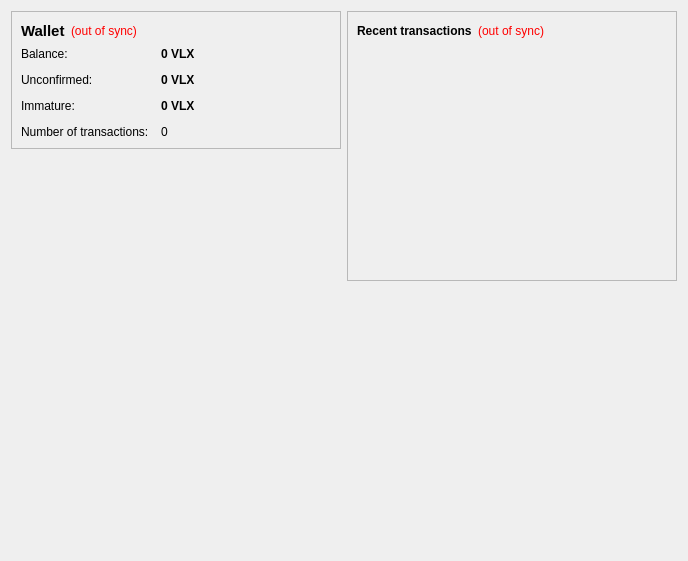
 <widget class="QWidget" name="OverviewPage">
  <property name="geometry">
   <rect>
    <x>0</x>
    <y>0</y>
    <width>688</width>
    <height>561</height>
   </rect>
  </property>
  <property name="windowTitle">
   <string>Form</string>
  </property>
  <property name="styleSheet">
   <string notr="true">/*
 * The MIT License (MIT)
 *
 * Copyright (c) &lt;2013-2014&gt; &lt;Colin Duquesnoy&gt;
 *
 * Permission is hereby granted, free of charge, to any person obtaining a copy
 * of this software and associated documentation files (the &quot;Software&quot;), to deal
 * in the Software without restriction, including without limitation the rights
 * to use, copy, modify, merge, publish, distribute, sublicense, and/or sell
 * copies of the Software, and to permit persons to whom the Software is
 * furnished to do so, subject to the following conditions:

 * The above copyright notice and this permission notice shall be included in
 * all copies or substantial portions of the Software.

 * THE SOFTWARE IS PROVIDED &quot;AS IS&quot;, WITHOUT WARRANTY OF ANY KIND, EXPRESS OR
 * IMPLIED, INCLUDING BUT NOT LIMITED TO THE WARRANTIES OF MERCHANTABILITY,
 * FITNESS FOR A PARTICULAR PURPOSE AND NONINFRINGEMENT. IN NO EVENT SHALL THE
 * AUTHORS OR COPYRIGHT HOLDERS BE LIABLE FOR ANY CLAIM, DAMAGES OR OTHER
 * LIABILITY, WHETHER IN AN ACTION OF CONTRACT, TORT OR OTHERWISE, ARISING FROM,
 * OUT OF OR IN CONNECTION WITH THE SOFTWARE OR THE USE OR OTHER DEALINGS IN
 * THE SOFTWARE.
 */
QToolTip
{
    border: 1px solid #76797C;
    background-color: rgb(90, 102, 117);;
    color: white;
    padding: 5px;
    opacity: 200;
}

QWidget
{
    color: #eff0f1;
    background-color: #31363b;
    selection-background-color:#3daee9;
    selection-color: #eff0f1;
    background-clip: border;
    border-image: none;
    border: 0px transparent black;
    outline: 0;
}

QWidget:item:hover
{
    background-color: #18465d;
    color: #eff0f1;
}

QWidget:item:selected
{
    background-color: #18465d;
}

QCheckBox
{
    spacing: 5px;
    outline: none;
    color: #eff0f1;
    margin-bottom: 2px;
}

QCheckBox:disabled
{
    color: #76797C;
}

QCheckBox::indicator,
QGroupBox::indicator
{
    width: 18px;
    height: 18px;
}
QGroupBox::indicator
{
    margin-left: 2px;
}

QCheckBox::indicator:unchecked
{
    image: url(:/qss_icons/rc/checkbox_unchecked.png);
}

QCheckBox::indicator:unchecked:hover,
QCheckBox::indicator:unchecked:focus,
QCheckBox::indicator:unchecked:pressed,
QGroupBox::indicator:unchecked:hover,
QGroupBox::indicator:unchecked:focus,
QGroupBox::indicator:unchecked:pressed
{
  border: none;
    image: url(:/qss_icons/rc/checkbox_unchecked_focus.png);
}

QCheckBox::indicator:checked
{
    image: url(:/qss_icons/rc/checkbox_checked.png);
}

QCheckBox::indicator:checked:hover,
QCheckBox::indicator:checked:focus,
QCheckBox::indicator:checked:pressed,
QGroupBox::indicator:checked:hover,
QGroupBox::indicator:checked:focus,
QGroupBox::indicator:checked:pressed
{
  border: none;
    image: url(:/qss_icons/rc/checkbox_checked_focus.png);
}


QCheckBox::indicator:indeterminate
{
    image: url(:/qss_icons/rc/checkbox_indeterminate.png);
}

QCheckBox::indicator:indeterminate:focus,
QCheckBox::indicator:indeterminate:hover,
QCheckBox::indicator:indeterminate:pressed
{
    image: url(:/qss_icons/rc/checkbox_indeterminate_focus.png);
}

QCheckBox::indicator:checked:disabled,
QGroupBox::indicator:checked:disabled
{
    image: url(:/qss_icons/rc/checkbox_checked_disabled.png);
}

QCheckBox::indicator:unchecked:disabled,
QGroupBox::indicator:unchecked:disabled
{
    image: url(:/qss_icons/rc/checkbox_unchecked_disabled.png);
}

QRadioButton
{
    spacing: 5px;
    outline: none;
    color: #eff0f1;
    margin-bottom: 2px;
}

QRadioButton:disabled
{
    color: #76797C;
}
QRadioButton::indicator
{
    width: 21px;
    height: 21px;
}

QRadioButton::indicator:unchecked
{
    image: url(:/qss_icons/rc/radio_unchecked.png);
}


QRadioButton::indicator:unchecked:hover,
QRadioButton::indicator:unchecked:focus,
QRadioButton::indicator:unchecked:pressed
{
    border: none;
    outline: none;
    image: url(:/qss_icons/rc/radio_unchecked_focus.png);
}

QRadioButton::indicator:checked
{
    border: none;
    outline: none;
    image: url(:/qss_icons/rc/radio_checked.png);
}

QRadioButton::indicator:checked:hover,
QRadioButton::indicator:checked:focus,
QRadioButton::indicator:checked:pressed
{
    border: none;
    outline: none;
    image: url(:/qss_icons/rc/radio_checked_focus.png);
}

QRadioButton::indicator:checked:disabled
{
    outline: none;
    image: url(:/qss_icons/rc/radio_checked_disabled.png);
}

QRadioButton::indicator:unchecked:disabled
{
    image: url(:/qss_icons/rc/radio_unchecked_disabled.png);
}


QMenuBar
{
    background-color: #31363b;
    color: #eff0f1;
}

QMenuBar::item
{
    background: transparent;
}

QMenuBar::item:selected
{
    background: transparent;
    border: 1px solid #76797C;
}

QMenuBar::item:pressed
{
    border: 1px solid #76797C;
    background-color: #3daee9;
    color: #eff0f1;
    margin-bottom:-1px;
    padding-bottom:1px;
}

QMenu
{
    border: 1px solid #76797C;
    color: #eff0f1;
    margin: 2px;
}

QMenu::icon
{
    margin: 5px;
}

QMenu::item
{
    padding: 5px 30px 5px 30px;
    border: 1px solid transparent; /* reserve space for selection border */
}

QMenu::item:selected
{
    color: #eff0f1;
}

QMenu::separator {
    height: 2px;
    background: lightblue;
    margin-left: 10px;
    margin-right: 5px;
}

QMenu::indicator {
    width: 18px;
    height: 18px;
}

/* non-exclusive indicator = check box style indicator
   (see QActionGroup::setExclusive) */
QMenu::indicator:non-exclusive:unchecked {
    image: url(:/qss_icons/rc/checkbox_unchecked.png);
}

QMenu::indicator:non-exclusive:unchecked:selected {
    image: url(:/qss_icons/rc/checkbox_unchecked_disabled.png);
}

QMenu::indicator:non-exclusive:checked {
    image: url(:/qss_icons/rc/checkbox_checked.png);
}

QMenu::indicator:non-exclusive:checked:selected {
    image: url(:/qss_icons/rc/checkbox_checked_disabled.png);
}

/* exclusive indicator = radio button style indicator (see QActionGroup::setExclusive) */
QMenu::indicator:exclusive:unchecked {
    image: url(:/qss_icons/rc/radio_unchecked.png);
}

QMenu::indicator:exclusive:unchecked:selected {
    image: url(:/qss_icons/rc/radio_unchecked_disabled.png);
}

QMenu::indicator:exclusive:checked {
    image: url(:/qss_icons/rc/radio_checked.png);
}

QMenu::indicator:exclusive:checked:selected {
    image: url(:/qss_icons/rc/radio_checked_disabled.png);
}

QMenu::right-arrow {
    margin: 5px;
    image: url(:/qss_icons/rc/right_arrow.png)
}


QWidget:disabled
{
    color: #454545;
    background-color: #31363b;
}

QAbstractItemView
{
    alternate-background-color: #31363b;
    color: #eff0f1;
    border: 1px solid 3A3939;
    border-radius: 2px;
}

QWidget:focus, QMenuBar:focus
{
    border: 1px solid #3daee9;
}

QTabWidget:focus, QCheckBox:focus, QRadioButton:focus, QSlider:focus
{
    border: none;
}

QLineEdit
{
    background-color: #232629;
    padding: 5px;
    border-style: solid;
    border: 1px solid #76797C;
    border-radius: 2px;
    color: #eff0f1;
}

QAbstractItemView QLineEdit
{
    padding: 0;
}

QGroupBox {
    border:1px solid #76797C;
    border-radius: 2px;
    margin-top: 20px;
}

QGroupBox::title {
    subcontrol-origin: margin;
    subcontrol-position: top center;
    padding-left: 10px;
    padding-right: 10px;
    padding-top: 10px;
}

QAbstractScrollArea
{
    border-radius: 2px;
    border: 1px solid #76797C;
    background-color: transparent;
}

QScrollBar:horizontal
{
    height: 15px;
    margin: 3px 15px 3px 15px;
    border: 1px transparent #2A2929;
    border-radius: 4px;
    background-color: #2A2929;
}

QScrollBar::handle:horizontal
{
    background-color: #605F5F;
    min-width: 5px;
    border-radius: 4px;
}

QScrollBar::add-line:horizontal
{
    margin: 0px 3px 0px 3px;
    border-image: url(:/qss_icons/rc/right_arrow_disabled.png);
    width: 10px;
    height: 10px;
    subcontrol-position: right;
    subcontrol-origin: margin;
}

QScrollBar::sub-line:horizontal
{
    margin: 0px 3px 0px 3px;
    border-image: url(:/qss_icons/rc/left_arrow_disabled.png);
    height: 10px;
    width: 10px;
    subcontrol-position: left;
    subcontrol-origin: margin;
}

QScrollBar::add-line:horizontal:hover,QScrollBar::add-line:horizontal:on
{
    border-image: url(:/qss_icons/rc/right_arrow.png);
    height: 10px;
    width: 10px;
    subcontrol-position: right;
    subcontrol-origin: margin;
}


QScrollBar::sub-line:horizontal:hover, QScrollBar::sub-line:horizontal:on
{
    border-image: url(:/qss_icons/rc/left_arrow.png);
    height: 10px;
    width: 10px;
    subcontrol-position: left;
    subcontrol-origin: margin;
}

QScrollBar::up-arrow:horizontal, QScrollBar::down-arrow:horizontal
{
    background: none;
}


QScrollBar::add-page:horizontal, QScrollBar::sub-page:horizontal
{
    background: none;
}

QScrollBar:vertical
{
    background-color: #2A2929;
    width: 15px;
    margin: 15px 3px 15px 3px;
    border: 1px transparent #2A2929;
    border-radius: 4px;
}

QScrollBar::handle:vertical
{
    background-color: #605F5F;
    min-height: 5px;
    border-radius: 4px;
}

QScrollBar::sub-line:vertical
{
    margin: 3px 0px 3px 0px;
    border-image: url(:/qss_icons/rc/up_arrow_disabled.png);
    height: 10px;
    width: 10px;
    subcontrol-position: top;
    subcontrol-origin: margin;
}

QScrollBar::add-line:vertical
{
    margin: 3px 0px 3px 0px;
    border-image: url(:/qss_icons/rc/down_arrow_disabled.png);
    height: 10px;
    width: 10px;
    subcontrol-position: bottom;
    subcontrol-origin: margin;
}

QScrollBar::sub-line:vertical:hover,QScrollBar::sub-line:vertical:on
{

    border-image: url(:/qss_icons/rc/up_arrow.png);
    height: 10px;
    width: 10px;
    subcontrol-position: top;
    subcontrol-origin: margin;
}


QScrollBar::add-line:vertical:hover, QScrollBar::add-line:vertical:on
{
    border-image: url(:/qss_icons/rc/down_arrow.png);
    height: 10px;
    width: 10px;
    subcontrol-position: bottom;
    subcontrol-origin: margin;
}

QScrollBar::up-arrow:vertical, QScrollBar::down-arrow:vertical
{
    background: none;
}


QScrollBar::add-page:vertical, QScrollBar::sub-page:vertical
{
    background: none;
}

QTextEdit
{
    background-color: #232629;
    color: #eff0f1;
    border: 1px solid #76797C;
}

QPlainTextEdit
{
    background-color: #232629;;
    color: #eff0f1;
    border-radius: 2px;
    border: 1px solid #76797C;
}

QHeaderView::section
{
    background-color: #76797C;
    color: #eff0f1;
    padding: 5px;
    border: 1px solid #76797C;
}

QSizeGrip {
    image: url(:/qss_icons/rc/sizegrip.png);
    width: 12px;
    height: 12px;
}


QMainWindow::separator
{
    background-color: #31363b;
    color: white;
    padding-left: 4px;
    spacing: 2px;
    border: 1px dashed #76797C;
}

QMainWindow::separator:hover
{

    background-color: #787876;
    color: white;
    padding-left: 4px;
    border: 1px solid #76797C;
    spacing: 2px;
}


QMenu::separator
{
    height: 1px;
    background-color: #76797C;
    color: white;
    padding-left: 4px;
    margin-left: 10px;
    margin-right: 5px;
}


QFrame
{
    border-radius: 2px;
    border: 1px solid #76797C;
}

QFrame[frameShape=&quot;0&quot;]
{
    border-radius: 2px;
    border: 1px transparent #76797C;
}

QStackedWidget
{
    border: 1px transparent black;
}

QToolBar {
    border: 1px transparent #393838;
    background: 1px solid #31363b;
    font-weight: bold;
}

QToolBar::handle:horizontal {
    image: url(:/qss_icons/rc/Hmovetoolbar.png);
}
QToolBar::handle:vertical {
    image: url(:/qss_icons/rc/Vmovetoolbar.png);
}
QToolBar::separator:horizontal {
    image: url(:/qss_icons/rc/Hsepartoolbar.png);
}
QToolBar::separator:vertical {
    image: url(:/qss_icons/rc/Vsepartoolbar.png);
}
QToolButton#qt_toolbar_ext_button {
    background: #58595a
}

QPushButton
{
    color: #eff0f1;
    background-color: #31363b;
    border-width: 1px;
    border-color: #76797C;
    border-style: solid;
    padding: 5px;
    border-radius: 2px;
    outline: none;
}

QPushButton:disabled
{
    background-color: #31363b;
    border-width: 1px;
    border-color: #454545;
    border-style: solid;
    padding-top: 5px;
    padding-bottom: 5px;
    padding-left: 10px;
    padding-right: 10px;
    border-radius: 2px;
    color: #454545;
}

QPushButton:focus {
    background-color: #3daee9;
    color: white;
}

QPushButton:pressed
{
    background-color: #3daee9;
    padding-top: -15px;
    padding-bottom: -17px;
}

QComboBox
{
    selection-background-color: #3daee9;
    border-style: solid;
    border: 1px solid #76797C;
    border-radius: 2px;
    padding: 5px;
    min-width: 75px;
}

QPushButton:checked{
    background-color: #76797C;
    border-color: #6A6969;
}

QComboBox:hover,QPushButton:hover,QAbstractSpinBox:hover,QLineEdit:hover,QTextEdit:hover,QPlainTextEdit:hover,QAbstractView:hover,QTreeView:hover
{
    border: 1px solid #3daee9;
    color: #eff0f1;
}

QComboBox:on
{
    padding-top: 3px;
    padding-left: 4px;
    selection-background-color: #4a4a4a;
}

QComboBox QAbstractItemView
{
    background-color: #232629;
    border-radius: 2px;
    border: 1px solid #76797C;
    selection-background-color: #18465d;
}

QComboBox::drop-down
{
    subcontrol-origin: padding;
    subcontrol-position: top right;
    width: 15px;

    border-left-width: 0px;
    border-left-color: darkgray;
    border-left-style: solid;
    border-top-right-radius: 3px;
    border-bottom-right-radius: 3px;
}

QComboBox::down-arrow
{
    image: url(:/qss_icons/rc/down_arrow_disabled.png);
}

QComboBox::down-arrow:on, QComboBox::down-arrow:hover,
QComboBox::down-arrow:focus
{
    image: url(:/qss_icons/rc/down_arrow.png);
}

QAbstractSpinBox {
    padding: 5px;
    border: 1px solid #76797C;
    background-color: #232629;
    color: #eff0f1;
    border-radius: 2px;
    min-width: 75px;
}

QAbstractSpinBox:up-button
{
    background-color: transparent;
    subcontrol-origin: border;
    subcontrol-position: center right;
}

QAbstractSpinBox:down-button
{
    background-color: transparent;
    subcontrol-origin: border;
    subcontrol-position: center left;
}

QAbstractSpinBox::up-arrow,QAbstractSpinBox::up-arrow:disabled,QAbstractSpinBox::up-arrow:off {
    image: url(:/qss_icons/rc/up_arrow_disabled.png);
    width: 10px;
    height: 10px;
}
QAbstractSpinBox::up-arrow:hover
{
    image: url(:/qss_icons/rc/up_arrow.png);
}


QAbstractSpinBox::down-arrow,QAbstractSpinBox::down-arrow:disabled,QAbstractSpinBox::down-arrow:off
{
    image: url(:/qss_icons/rc/down_arrow_disabled.png);
    width: 10px;
    height: 10px;
}
QAbstractSpinBox::down-arrow:hover
{
    image: url(:/qss_icons/rc/down_arrow.png);
}


QLabel
{
    border: 0px solid black;
}

QTabWidget{
    border: 0px transparent black;
}

QTabWidget::pane {
    border: 1px solid #76797C;
    padding: 5px;
    margin: 0px;
}

QTabWidget::tab-bar {
    left: 5px; /* move to the right by 5px */
}

QTabBar
{
    qproperty-drawBase: 0;
    border-radius: 3px;
}

QTabBar:focus
{
    border: 0px transparent black;
}

QTabBar::close-button  {
    image: url(:/qss_icons/rc/close.png);
    background: transparent;
}

QTabBar::close-button:hover
{
    image: url(:/qss_icons/rc/close-hover.png);
    background: transparent;
}

QTabBar::close-button:pressed {
    image: url(:/qss_icons/rc/close-pressed.png);
    background: transparent;
}

/* TOP TABS */
QTabBar::tab:top {
    color: #eff0f1;
    border: 1px solid #76797C;
    border-bottom: 1px transparent black;
    background-color: #31363b;
    padding: 5px;
    min-width: 50px;
    border-top-left-radius: 2px;
    border-top-right-radius: 2px;
}

QTabBar::tab:top:!selected
{
    color: #eff0f1;
    background-color: #54575B;
    border: 1px solid #76797C;
    border-bottom: 1px transparent black;
    border-top-left-radius: 2px;
    border-top-right-radius: 2px;    
}

QTabBar::tab:top:!selected:hover {
    background-color: #3daee9;
}

/* BOTTOM TABS */
QTabBar::tab:bottom {
    color: #eff0f1;
    border: 1px solid #76797C;
    border-top: 1px transparent black;
    background-color: #31363b;
    padding: 5px;
    border-bottom-left-radius: 2px;
    border-bottom-right-radius: 2px;
    min-width: 50px;
}

QTabBar::tab:bottom:!selected
{
    color: #eff0f1;
    background-color: #54575B;
    border: 1px solid #76797C;
    border-top: 1px transparent black;
    border-bottom-left-radius: 2px;
    border-bottom-right-radius: 2px;
}

QTabBar::tab:bottom:!selected:hover {
    background-color: #3daee9;
}

/* LEFT TABS */
QTabBar::tab:left {
    color: #eff0f1;
    border: 1px solid #76797C;
    border-left: 1px transparent black;
    background-color: #31363b;
    padding: 5px;
    border-top-right-radius: 2px;
    border-bottom-right-radius: 2px;
    min-height: 50px;
}

QTabBar::tab:left:!selected
{
    color: #eff0f1;
    background-color: #54575B;
    border: 1px solid #76797C;
    border-left: 1px transparent black;
    border-top-right-radius: 2px;
    border-bottom-right-radius: 2px;
}

QTabBar::tab:left:!selected:hover {
    background-color: #3daee9;
}


/* RIGHT TABS */
QTabBar::tab:right {
    color: #eff0f1;
    border: 1px solid #76797C;
    border-right: 1px transparent black;
    background-color: #31363b;
    padding: 5px;
    border-top-left-radius: 2px;
    border-bottom-left-radius: 2px;
    min-height: 50px;
}

QTabBar::tab:right:!selected
{
    color: #eff0f1;
    background-color: #54575B;
    border: 1px solid #76797C;
    border-right: 1px transparent black;
    border-top-left-radius: 2px;
    border-bottom-left-radius: 2px;
}

QTabBar::tab:right:!selected:hover {
    background-color: #3daee9;
}

QTabBar QToolButton::right-arrow:enabled {
     image: url(:/qss_icons/rc/right_arrow.png);
 }

 QTabBar QToolButton::left-arrow:enabled {
     image: url(:/qss_icons/rc/left_arrow.png);
 }

QTabBar QToolButton::right-arrow:disabled {
     image: url(:/qss_icons/rc/right_arrow_disabled.png);
 }

 QTabBar QToolButton::left-arrow:disabled {
     image: url(:/qss_icons/rc/left_arrow_disabled.png);
 }


QDockWidget {
    background: #31363b;
    border: 1px solid #403F3F;
    titlebar-close-icon: url(:/qss_icons/rc/close.png);
    titlebar-normal-icon: url(:/qss_icons/rc/undock.png);
}

QDockWidget::close-button, QDockWidget::float-button {
    border: 1px solid transparent;
    border-radius: 2px;
    background: transparent;
}

QDockWidget::close-button:hover, QDockWidget::float-button:hover {
    background: rgba(255, 255, 255, 10);
}

QDockWidget::close-button:pressed, QDockWidget::float-button:pressed {
    padding: 1px -1px -1px 1px;
    background: rgba(255, 255, 255, 10);
}

QTreeView, QListView
{
    border: 1px solid #76797C;
    background-color: #232629;
}

QTreeView:branch:selected, QTreeView:branch:hover
{
    background: url(:/qss_icons/rc/transparent.png);
}

QTreeView::branch:has-siblings:!adjoins-item {
    border-image: url(:/qss_icons/rc/transparent.png);
}

QTreeView::branch:has-siblings:adjoins-item {
    border-image: url(:/qss_icons/rc/transparent.png);
}

QTreeView::branch:!has-children:!has-siblings:adjoins-item {
    border-image: url(:/qss_icons/rc/transparent.png);
}

QTreeView::branch:has-children:!has-siblings:closed,
QTreeView::branch:closed:has-children:has-siblings {
    image: url(:/qss_icons/rc/branch_closed.png);
}

QTreeView::branch:open:has-children:!has-siblings,
QTreeView::branch:open:has-children:has-siblings  {
    image: url(:/qss_icons/rc/branch_open.png);
}

QTreeView::branch:has-children:!has-siblings:closed:hover,
QTreeView::branch:closed:has-children:has-siblings:hover {
    image: url(:/qss_icons/rc/branch_closed-on.png);
    }

QTreeView::branch:open:has-children:!has-siblings:hover,
QTreeView::branch:open:has-children:has-siblings:hover  {
    image: url(:/qss_icons/rc/branch_open-on.png);
    }

QListView::item:!selected:hover, QTreeView::item:!selected:hover  {
    background: #18465d;
    outline: 0;
    color: #eff0f1
}

QListView::item:selected:hover, QTreeView::item:selected:hover  {
    background: #287399;
    color: #eff0f1;
}

QSlider::groove:horizontal {
    border: 1px solid #565a5e;
    height: 4px;
    background: #565a5e;
    margin: 0px;
    border-radius: 2px;
}

QSlider::handle:horizontal {
    background: #232629;
    border: 1px solid #565a5e;
    width: 16px;
    height: 16px;
    margin: -8px 0;
    border-radius: 9px;
}

QSlider::groove:vertical {
    border: 1px solid #565a5e;
    width: 4px;
    background: #565a5e;
    margin: 0px;
    border-radius: 3px;
}

QSlider::handle:vertical {
    background: #232629;
    border: 1px solid #565a5e;
    width: 16px;
    height: 16px;
    margin: 0 -8px;
    border-radius: 9px;
}

QToolButton {
    background-color: transparent;
    border: 1px transparent #76797C;
    border-radius: 2px;
    margin: 3px;
    padding: 5px;
}

QToolButton[popupMode=&quot;1&quot;] { /* only for MenuButtonPopup */
 padding-right: 20px; /* make way for the popup button */
 border: 1px #76797C;
 border-radius: 5px;
}

QToolButton[popupMode=&quot;2&quot;] { /* only for InstantPopup */
 padding-right: 10px; /* make way for the popup button */
 border: 1px #76797C;
}


QToolButton:hover, QToolButton::menu-button:hover {
    background-color: transparent;
    border: 1px solid #3daee9;
    padding: 5px;
}

QToolButton:checked, QToolButton:pressed,
        QToolButton::menu-button:pressed {
    background-color: #3daee9;
    border: 1px solid #3daee9;
    padding: 5px;
}

/* the subcontrol below is used only in the InstantPopup or DelayedPopup mode */
QToolButton::menu-indicator {
    image: url(:/qss_icons/rc/down_arrow.png);
    top: -7px; left: -2px; /* shift it a bit */
}

/* the subcontrols below are used only in the MenuButtonPopup mode */
QToolButton::menu-button {
    border: 1px transparent #76797C;
    border-top-right-radius: 6px;
    border-bottom-right-radius: 6px;
    /* 16px width + 4px for border = 20px allocated above */
    width: 16px;
    outline: none;
}

QToolButton::menu-arrow {
    image: url(:/qss_icons/rc/down_arrow.png);
}

QToolButton::menu-arrow:open {
    border: 1px solid #76797C;
}

QPushButton::menu-indicator  {
    subcontrol-origin: padding;
    subcontrol-position: bottom right;
    left: 8px;
}

QTableView
{
    border: 1px solid #76797C;
    gridline-color: #31363b;
    background-color: #232629;
}


QTableView, QHeaderView
{
    border-radius: 0px;
}

QTableView::item:pressed, QListView::item:pressed, QTreeView::item:pressed  {
    background: #18465d;
    color: #eff0f1;
}

QTableView::item:selected:active, QTreeView::item:selected:active, QListView::item:selected:active  {
    background: #287399;
    color: #eff0f1;
}


QHeaderView
{
    background-color: #31363b;
    border: 1px transparent;
    border-radius: 0px;
    margin: 0px;
    padding: 0px;

}

QHeaderView::section  {
    background-color: #31363b;
    color: #eff0f1;
    padding: 5px;
    border: 1px solid #76797C;
    border-radius: 0px;
    text-align: center;
}

QHeaderView::section::vertical::first, QHeaderView::section::vertical::only-one
{
    border-top: 1px solid #76797C;
}

QHeaderView::section::vertical
{
    border-top: transparent;
}

QHeaderView::section::horizontal::first, QHeaderView::section::horizontal::only-one
{
    border-left: 1px solid #76797C;
}

QHeaderView::section::horizontal
{
    border-left: transparent;
}


QHeaderView::section:checked
 {
    color: white;
    background-color: #334e5e;
 }

 /* style the sort indicator */
QHeaderView::down-arrow {
    image: url(:/qss_icons/rc/down_arrow.png);
}

QHeaderView::up-arrow {
    image: url(:/qss_icons/rc/up_arrow.png);
}


QTableCornerButton::section {
    background-color: #31363b;
    border: 1px transparent #76797C;
    border-radius: 0px;
}

QToolBox  {
    padding: 5px;
    border: 1px transparent black;
}

QToolBox::tab {
    color: #eff0f1;
    background-color: #31363b;
    border: 1px solid #76797C;
    border-bottom: 1px transparent #31363b;
    border-top-left-radius: 5px;
    border-top-right-radius: 5px;
}

QToolBox::tab:selected { /* italicize selected tabs */
    font: italic;
    background-color: #31363b;
    border-color: #3daee9;
 }

QStatusBar::item {
    border: 0px transparent dark;
 }


QFrame[height=&quot;3&quot;], QFrame[width=&quot;3&quot;] {
    background-color: #76797C;
}


QSplitter::handle {
    border: 1px dashed #76797C;
}

QSplitter::handle:hover {
    background-color: #787876;
    border: 1px solid #76797C;
}

QSplitter::handle:horizontal {
    width: 1px;
}

QSplitter::handle:vertical {
    height: 1px;
}

QProgressBar {
    border: 1px solid #76797C;
    border-radius: 5px;
    text-align: center;
}

QProgressBar::chunk {
    background-color: #05B8CC;
}

QDateEdit
{
    selection-background-color: #3daee9;
    border-style: solid;
    border: 1px solid #3375A3;
    border-radius: 2px;
    padding: 1px;
    min-width: 75px;
}

QDateEdit:on
{
    padding-top: 3px;
    padding-left: 4px;
    selection-background-color: #4a4a4a;
}

QDateEdit QAbstractItemView
{
    background-color: #232629;
    border-radius: 2px;
    border: 1px solid #3375A3;
    selection-background-color: #3daee9;
}

QDateEdit::drop-down
{
    subcontrol-origin: padding;
    subcontrol-position: top right;
    width: 15px;
    border-left-width: 0px;
    border-left-color: darkgray;
    border-left-style: solid;
    border-top-right-radius: 3px;
    border-bottom-right-radius: 3px;
}

QDateEdit::down-arrow
{
    image: url(:/qss_icons/rc/down_arrow_disabled.png);
}

QDateEdit::down-arrow:on, QDateEdit::down-arrow:hover,
QDateEdit::down-arrow:focus
{
    image: url(:/qss_icons/rc/down_arrow.png);
}
</string>
  </property>
  <layout class="QHBoxLayout" name="horizontalLayout" stretch="1,1">
   <item>
    <layout class="QVBoxLayout" name="verticalLayout_2">
     <item>
      <widget class="QFrame" name="frame">
       <property name="frameShape">
        <enum>QFrame::StyledPanel</enum>
       </property>
       <property name="frameShadow">
        <enum>QFrame::Raised</enum>
       </property>
       <layout class="QVBoxLayout" name="verticalLayout_4">
        <item>
         <layout class="QHBoxLayout" name="horizontalLayout_4">
          <item>
           <widget class="QLabel" name="label_5">
            <property name="font">
             <font>
              <pointsize>11</pointsize>
              <weight>75</weight>
              <bold>true</bold>
             </font>
            </property>
            <property name="text">
             <string>Wallet</string>
            </property>
           </widget>
          </item>
          <item>
           <widget class="QLabel" name="labelWalletStatus">
            <property name="toolTip">
             <string>The displayed information may be out of date. Your wallet automatically synchronizes with the VOLVOX network after a connection is established, but this process has not completed yet.</string>
            </property>
            <property name="styleSheet">
             <string notr="true">QLabel { color: red; }</string>
            </property>
            <property name="text">
             <string notr="true">(out of sync)</string>
            </property>
            <property name="alignment">
             <set>Qt::AlignLeading|Qt::AlignLeft|Qt::AlignVCenter</set>
            </property>
           </widget>
          </item>
          <item>
           <spacer name="horizontalSpacer_2">
            <property name="orientation">
             <enum>Qt::Horizontal</enum>
            </property>
            <property name="sizeHint" stdset="0">
             <size>
              <width>40</width>
              <height>20</height>
             </size>
            </property>
           </spacer>
          </item>
         </layout>
        </item>
        <item>
         <layout class="QFormLayout" name="formLayout_2">
          <property name="fieldGrowthPolicy">
           <enum>QFormLayout::AllNonFixedFieldsGrow</enum>
          </property>
          <property name="horizontalSpacing">
           <number>12</number>
          </property>
          <property name="verticalSpacing">
           <number>12</number>
          </property>
          <item row="0" column="0">
           <widget class="QLabel" name="label">
            <property name="text">
             <string>Balance:</string>
            </property>
           </widget>
          </item>
          <item row="0" column="1">
           <widget class="QLabel" name="labelBalance">
            <property name="font">
             <font>
              <weight>75</weight>
              <bold>true</bold>
             </font>
            </property>
            <property name="cursor">
             <cursorShape>IBeamCursor</cursorShape>
            </property>
            <property name="toolTip">
             <string>Your current balance</string>
            </property>
            <property name="text">
             <string notr="true">0 VLX</string>
            </property>
            <property name="textInteractionFlags">
             <set>Qt::LinksAccessibleByMouse|Qt::TextSelectableByKeyboard|Qt::TextSelectableByMouse</set>
            </property>
           </widget>
          </item>
          <item row="1" column="0">
           <widget class="QLabel" name="label_3">
            <property name="text">
             <string>Unconfirmed:</string>
            </property>
           </widget>
          </item>
          <item row="1" column="1">
           <widget class="QLabel" name="labelUnconfirmed">
            <property name="font">
             <font>
              <weight>75</weight>
              <bold>true</bold>
             </font>
            </property>
            <property name="cursor">
             <cursorShape>IBeamCursor</cursorShape>
            </property>
            <property name="toolTip">
             <string>Total of transactions that have yet to be confirmed, and do not yet count toward the current balance</string>
            </property>
            <property name="text">
             <string notr="true">0 VLX</string>
            </property>
            <property name="textInteractionFlags">
             <set>Qt::LinksAccessibleByMouse|Qt::TextSelectableByKeyboard|Qt::TextSelectableByMouse</set>
            </property>
           </widget>
          </item>
          <item row="2" column="0">
           <widget class="QLabel" name="labelImmatureText">
            <property name="text">
             <string>Immature:</string>
            </property>
           </widget>
          </item>
          <item row="2" column="1">
           <widget class="QLabel" name="labelImmature">
            <property name="font">
             <font>
              <weight>75</weight>
              <bold>true</bold>
             </font>
            </property>
            <property name="toolTip">
             <string>Mined balance that has not yet matured</string>
            </property>
            <property name="text">
             <string notr="true">0 VLX</string>
            </property>
            <property name="textInteractionFlags">
             <set>Qt::LinksAccessibleByMouse|Qt::TextSelectableByKeyboard|Qt::TextSelectableByMouse</set>
            </property>
           </widget>
          </item>
          <item row="3" column="0">
           <widget class="QLabel" name="label_2">
            <property name="text">
             <string>Number of transactions:</string>
            </property>
           </widget>
          </item>
          <item row="3" column="1">
           <widget class="QLabel" name="labelNumTransactions">
            <property name="toolTip">
             <string>Total number of transactions in wallet</string>
            </property>
            <property name="text">
             <string notr="true">0</string>
            </property>
           </widget>
          </item>
         </layout>
        </item>
       </layout>
      </widget>
     </item>
     <item>
      <spacer name="verticalSpacer">
       <property name="orientation">
        <enum>Qt::Vertical</enum>
       </property>
       <property name="sizeHint" stdset="0">
        <size>
         <width>20</width>
         <height>40</height>
        </size>
       </property>
      </spacer>
     </item>
    </layout>
   </item>
   <item>
    <layout class="QVBoxLayout" name="verticalLayout_3">
     <item>
      <widget class="QFrame" name="frame_2">
       <property name="frameShape">
        <enum>QFrame::StyledPanel</enum>
       </property>
       <property name="frameShadow">
        <enum>QFrame::Raised</enum>
       </property>
       <layout class="QVBoxLayout" name="verticalLayout">
        <item>
         <layout class="QHBoxLayout" name="horizontalLayout_2">
          <item>
           <widget class="QLabel" name="label_4">
            <property name="text">
             <string>&lt;b&gt;Recent transactions&lt;/b&gt;</string>
            </property>
           </widget>
          </item>
          <item>
           <widget class="QLabel" name="labelTransactionsStatus">
            <property name="toolTip">
             <string>The displayed information may be out of date. Your wallet automatically synchronizes with the VOLVOX network after a connection is established, but this process has not completed yet.</string>
            </property>
            <property name="styleSheet">
             <string notr="true">QLabel { color: red; }</string>
            </property>
            <property name="text">
             <string notr="true">(out of sync)</string>
            </property>
            <property name="alignment">
             <set>Qt::AlignRight|Qt::AlignTrailing|Qt::AlignVCenter</set>
            </property>
           </widget>
          </item>
          <item>
           <spacer name="horizontalSpacer">
            <property name="orientation">
             <enum>Qt::Horizontal</enum>
            </property>
            <property name="sizeHint" stdset="0">
             <size>
              <width>40</width>
              <height>20</height>
             </size>
            </property>
           </spacer>
          </item>
         </layout>
        </item>
        <item>
         <widget class="QListView" name="listTransactions">
          <property name="styleSheet">
           <string notr="true">QListView { background: transparent; }</string>
          </property>
          <property name="frameShape">
           <enum>QFrame::NoFrame</enum>
          </property>
          <property name="verticalScrollBarPolicy">
           <enum>Qt::ScrollBarAlwaysOff</enum>
          </property>
          <property name="horizontalScrollBarPolicy">
           <enum>Qt::ScrollBarAlwaysOff</enum>
          </property>
          <property name="selectionMode">
           <enum>QAbstractItemView::NoSelection</enum>
          </property>
         </widget>
        </item>
       </layout>
      </widget>
     </item>
     <item>
      <spacer name="verticalSpacer_2">
       <property name="orientation">
        <enum>Qt::Vertical</enum>
       </property>
       <property name="sizeHint" stdset="0">
        <size>
         <width>20</width>
         <height>40</height>
        </size>
       </property>
      </spacer>
     </item>
    </layout>
   </item>
  </layout>
 </widget>
